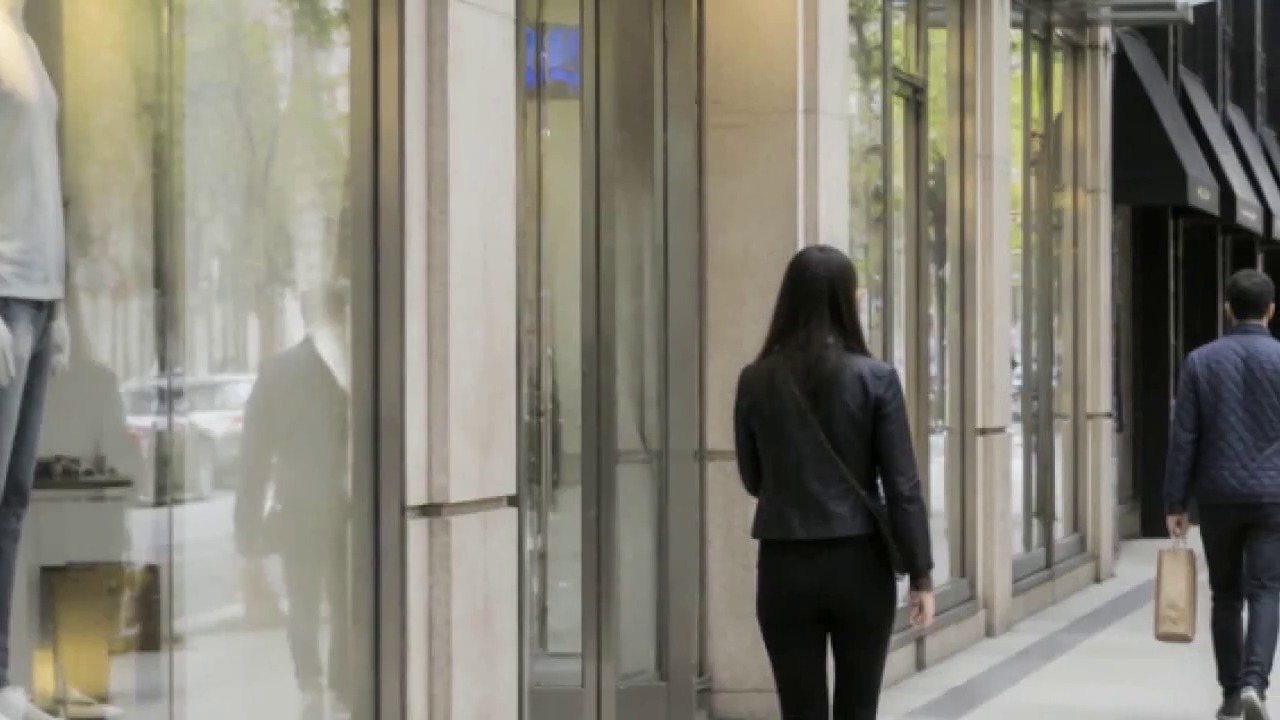
#> input picture frame 10 of 应用层项目/光流追踪/assets/flow.mp4, 1280 x 720 px
$ python demo.py
#> lines starting #> are read from the running program, lines starting #| are printed output that depends on the picture; after the words box and inside, x2 and y2 are one past the last pixel; in counts of white or black regions, pixels touching at a corner belong together
# -*- coding: utf-8 -*-
"""光流追踪：稀疏 Lucas-Kanade 追踪特征点，稠密 Farneback 显示整幅运动场。

思路：
    1. 首帧用 goodFeaturesToTrack 取角点；
    2. 相邻帧 LK 金字塔光流得到新位置，用前后向一致性剔除跟丢的点；
    3. 特征点留下彩色拖尾（越新越亮），并统计平均位移；
    4. 右手边同时给出 Farneback 稠密光流（HSV 编码方向与幅度）。

核心函数：cv2.goodFeaturesToTrack / cv2.calcOpticalFlowPyrLK / cv2.calcOpticalFlowFarneback
输出：output/flow_tracks.mp4、flow_frame.png、flow_dense.png
"""

import argparse
import os
import subprocess
import sys

try:
    import cv2
    import numpy as np
except ImportError:  # pragma: no cover
    sys.exit("缺少依赖：pip install opencv-contrib-python numpy")

HERE = os.path.dirname(os.path.abspath(__file__))
PROJ = os.path.dirname(HERE)
ASSETS = os.path.join(PROJ, "assets")
OUT = os.path.join(PROJ, "output")

LK_PARAMS = dict(winSize=(21, 21), maxLevel=3,
                 criteria=(cv2.TERM_CRITERIA_EPS | cv2.TERM_CRITERIA_MAX_ITER, 30, 1e-3))
TRAIL = 25


def out_path(name):
    os.makedirs(OUT, exist_ok=True)
    return os.path.join(OUT, name)


# [13 lines left out: function write_video, not called in this run]


def dense_flow_vis(prev_gray, gray):
    """Farneback 稠密光流：色相表示方向、明度表示速度。"""
    flow = cv2.calcOpticalFlowFarneback(prev_gray, gray, None, 0.5, 3, 21, 3, 5, 1.2, 0)
    mag, ang = cv2.cartToPolar(flow[..., 0], flow[..., 1])
    hsv = np.zeros((gray.shape[0], gray.shape[1], 3), np.uint8)
    hsv[..., 0] = ang * 180 / np.pi / 2
    hsv[..., 1] = 255
    hsv[..., 2] = np.clip(mag * 5, 0, 255).astype(np.uint8)
    return cv2.cvtColor(hsv, cv2.COLOR_HSV2BGR), float(np.mean(mag))


def track(video, display=False):
#> called with video = '应用层项目/光流追踪/assets/flow.mp4', display = False
    cap = cv2.VideoCapture(video)
    if not cap.isOpened():
        sys.exit("读不到视频：%s" % video)
    fps = cap.get(cv2.CAP_PROP_FPS) or 25.0
    ok, first = cap.read()
#> first is the input picture: shape (720, 1280, 3); mean B, G, R 116.3, 127.1, 130.3
    if not ok:
        sys.exit("视频是空的")

    gray = cv2.cvtColor(first, cv2.COLOR_BGR2GRAY)
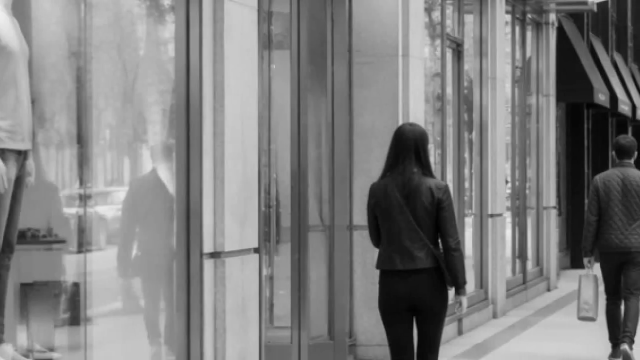
#> gray: shape (720, 1280) (shown at 1/2 size); min 0, max 240, mean 126.8
    pts = cv2.goodFeaturesToTrack(gray, 200, 0.01, 12)
#> pts = 200 rows, first 8: [906, 575], [879, 479], [1191, 22], [1273, 304], [1060, 34], [1246, 600], [1019, 366], [1198, 526]
    trails = [[tuple(np.ravel(p))] for p in pts]
#> trails = 200 items
    frames, speeds = [], []
    frame, prev_gray = first, gray
    while True:
        if frames:
            ok, frame = cap.read()
            if not ok:
                break
        gray = cv2.cvtColor(frame, cv2.COLOR_BGR2GRAY)
        if len(pts):
            nxt, status, _ = cv2.calcOpticalFlowPyrLK(prev_gray, gray, pts, None, **LK_PARAMS)
#> nxt has the same summary as pts; status = 200 values from 1 to 1
            back, status_b, _ = cv2.calcOpticalFlowPyrLK(gray, prev_gray, nxt, None, **LK_PARAMS)
#> back has the same summary as pts; status_b = 200 values from 1 to 1
            keep = []
            old_pts = pts.reshape(-1, 2)
#> old_pts = 200 pairs, first value 5 to 1278, second value 1 to 718
            new_pts = nxt.reshape(-1, 2)
#> new_pts has the same summary as old_pts
            for i in range(len(old_pts)):
                fb_err = np.linalg.norm(old_pts[i] - back.reshape(-1, 2)[i])
                if status[i] == 1 and status_b[i] == 1 and fb_err < 1.0:
                    keep.append(i)
#> after the loop, keep = 200 values from 0 to 199
            if keep:
                speeds.append(float(np.mean(np.linalg.norm(new_pts[keep] - old_pts[keep], axis=1))))
            trails = [trails[i] for i in keep]
            pts = new_pts[keep].reshape(-1, 1, 2)
            for tr, p in zip(trails, pts.reshape(-1, 2)):
                tr.append(tuple(p))
#> this loop made 200 passes

        for tr in trails:
            tail = tr[-TRAIL:]
            for k, (a, b) in enumerate(zip(tail[:-1], tail[1:])):
                alpha = (k + 1) / max(len(tail), 1)
                color = (int(60 + 195 * alpha), int(255 - 120 * alpha), 40)
                cv2.line(frame, tuple(np.int32(a)), tuple(np.int32(b)), color, 2)
            cv2.circle(frame, tuple(np.int32(tail[-1])), 2, (0, 255, 255), -1)
#> this loop made 200 passes
#> tail on passes 1 to 3: [(906, 575), (906, 575)], [(879, 479), (879, 479)], [(1191, 22), (1191, 22)]
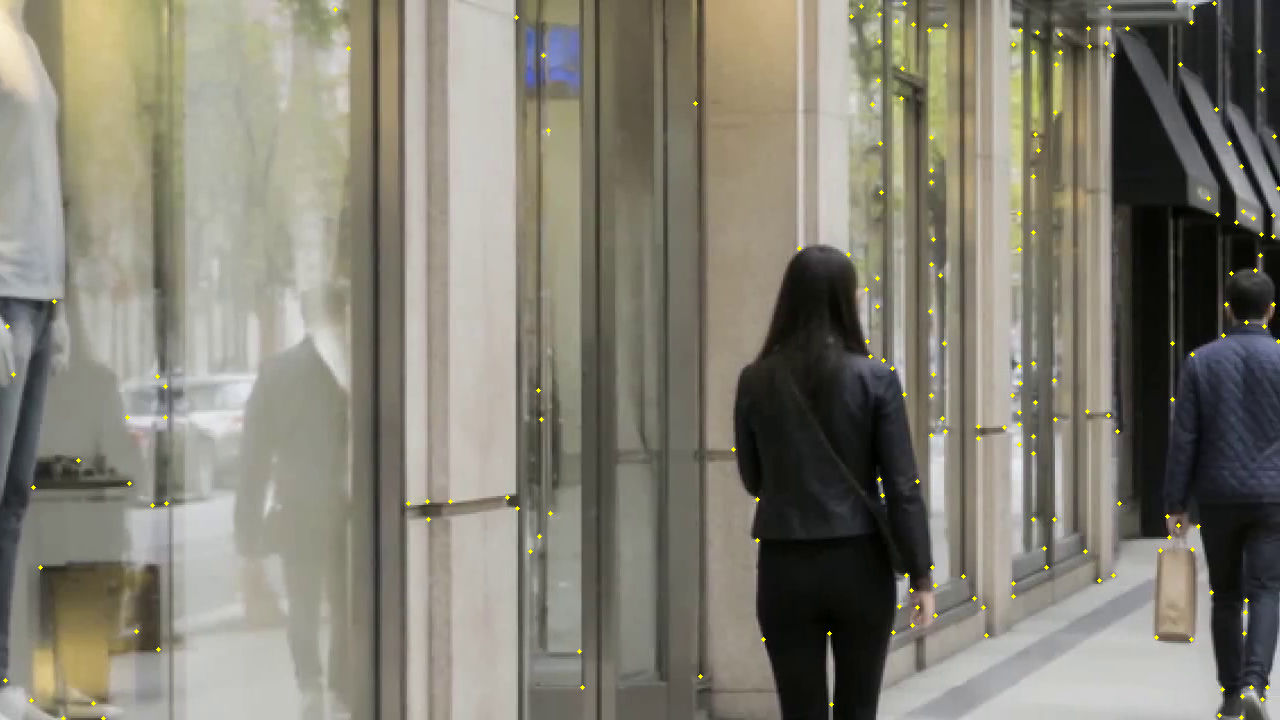
#> frame: shape (720, 1280, 3); 0.28% of pixels changed, all inside (x1, y1, x2, y2) = (3, 0, 1280, 720)

        dense, mean_mag = dense_flow_vis(prev_gray, gray)
#> in dense_flow_vis, `hsv[..., 1] = 255`:
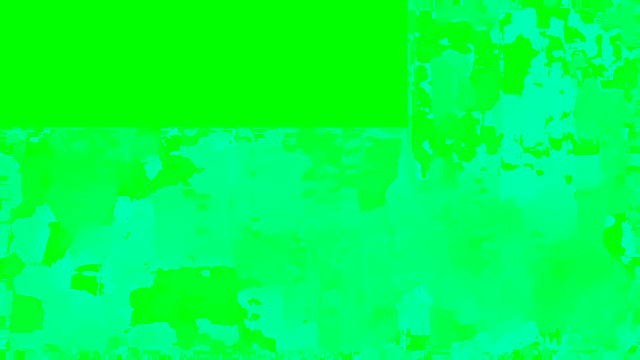
#> hsv: shape (720, 1280, 3) (shown at 1/2 size); mean of channels 0, 1, 2 76.8, 255, 0; drawn as B, G, R
#> mean_mag = 0.000111
        # 稠密光流放在右上角小窗里，与画面 50/50 混合，避免整块高饱和色盖住内容
        dense = cv2.resize(dense, (frame.shape[1] // 4, frame.shape[0] // 4))
#> dense: shape (180, 320, 3); every value is 0
        x0, y0 = frame.shape[1] - dense.shape[1] - 8, 8
        roi = frame[y0 : y0 + dense.shape[0], x0 : x0 + dense.shape[1]]
        frame[y0 : y0 + dense.shape[0], x0 : x0 + dense.shape[1]] = cv2.addWeighted(roi, 0.45, dense, 0.55, 0)
#> frame: shape (720, 1280, 3); 6.25% of pixels changed, all inside (x1, y1, x2, y2) = (952, 8, 1272, 188)
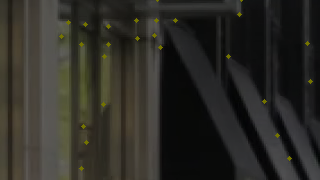
#> roi: shape (180, 320, 3); mean B, G, R 38.4, 44, 45.2
        cv2.rectangle(frame, (x0, y0), (x0 + dense.shape[1], y0 + dense.shape[0]), (255, 255, 255), 1)
        cv2.putText(frame, "dense flow", (x0 + 4, y0 + 18), cv2.FONT_HERSHEY_SIMPLEX, 0.5, (255, 255, 255), 1)
#> frame: shape (720, 1280, 3); mean B, G, R 113.3, 124.4, 127.5
        cv2.putText(frame, "tracked %d  mean |d|=%.2fpx" % (len(pts), speeds[-1] if speeds else 0.0),
                    (16, 34), cv2.FONT_HERSHEY_SIMPLEX, 0.75, (0, 255, 0), 2)
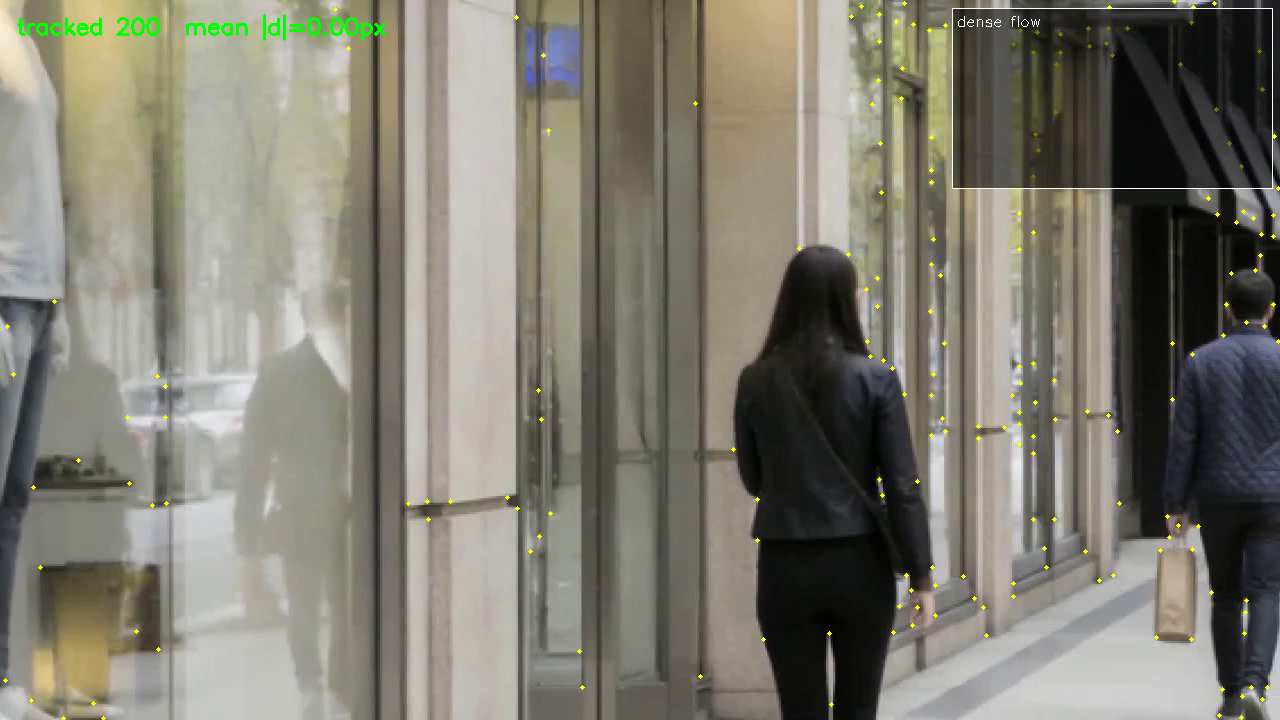
#> frame: shape (720, 1280, 3); mean B, G, R 113, 124.6, 127
        frames.append(frame)
        prev_gray = gray
    cap.release()
    return frames, speeds, int(len(pts)), fps


def main():
    ap = argparse.ArgumentParser(description="稀疏+稠密光流追踪")
    ap.add_argument("--video", default=os.path.join(ASSETS, "flow.mp4"))
    ap.add_argument("--display", action="store_true")
    args = ap.parse_args()

    frames, speeds, kept, fps = track(args.video, args.display)
    if not frames:
        sys.exit("没有处理到任何帧")
    print("处理 %d 帧，末帧仍被稳定跟住的特征点 %d 个，平均位移 %.2f px/帧"
          % (len(frames), kept, float(np.mean(speeds)) if speeds else 0.0))
    write_video(out_path("flow_tracks.mp4"), frames, fps)
    cv2.imwrite(out_path("flow_frame.png"), frames[len(frames) // 2])
    cv2.imwrite(out_path("flow_last_frame.png"), frames[-1])
    print("已保存 output/flow_tracks.mp4、flow_frame.png、flow_last_frame.png")

    if args.display:
        for f in frames:
            cv2.imshow("flow", f)
            if cv2.waitKey(30) == 27:
                break
        cv2.destroyAllWindows()


if __name__ == "__main__":
    main()

$ run again, starting later in the video
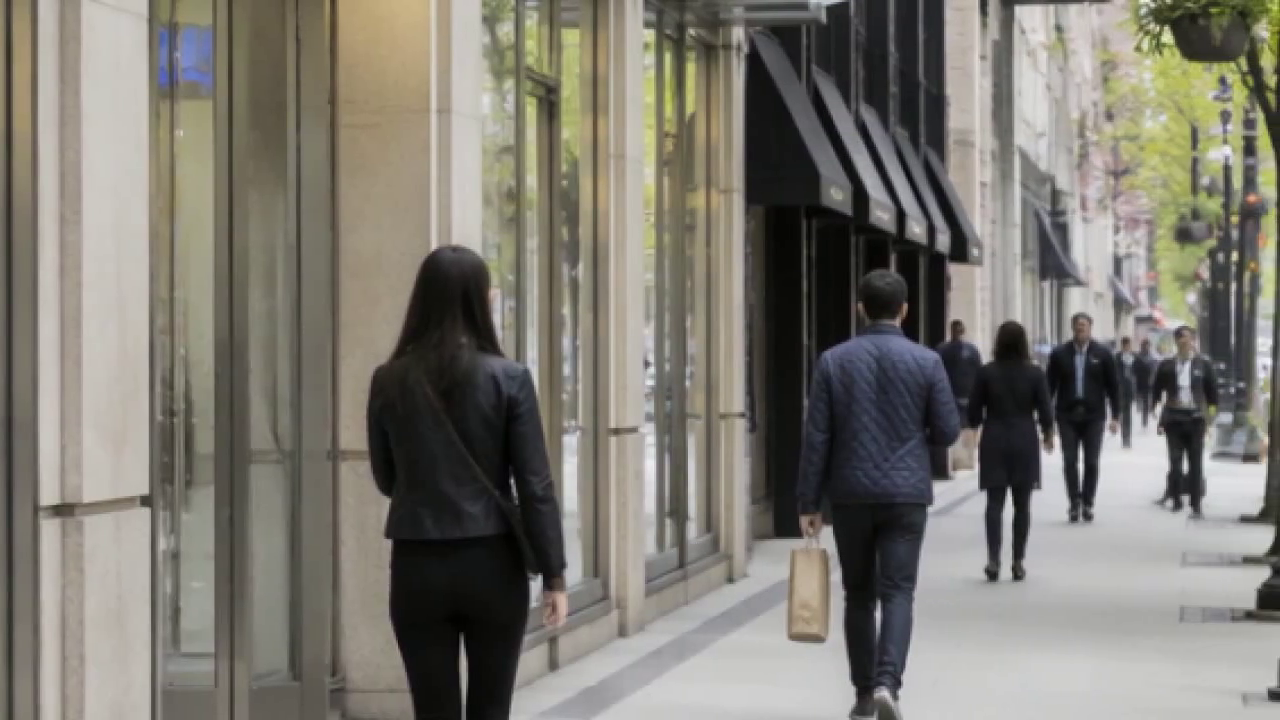
#> input picture frame 45 of 应用层项目/光流追踪/assets/flow.mp4, 1280 x 720 px
#> in track, first is the input picture: shape (720, 1280, 3); mean B, G, R 114.1, 122.4, 125.6
#> pts = 200 rows, first 8: [539, 575], [1157, 26], [1008, 488], [1164, 392], [1154, 5], [1185, 472], [512, 479], [1035, 411]
#> trails = 200 items
#> nxt has the same summary as pts; status = 200 values from 1 to 1
#> back has the same summary as pts
#> old_pts = 200 pairs, first value 41 to 1276, second value 1 to 717
#> new_pts has the same summary as old_pts
#> after the loop in track, `for i in range(len(old_pts)):`: keep = 200 values from 0 to 199
#> the loop in track, `for tr, p in zip(trails, pts.reshape(-1, 2)):` made 200 passes
#> the loop in track, `for tr in trails:` made 200 passes
#> tail on passes 1 to 3: [(539, 575), (539, 575)], [(1157, 26), (1157, 26)], [(1008, 488), (1008, 488)]
#> in dense_flow_vis, `hsv[..., 1] = 255`:
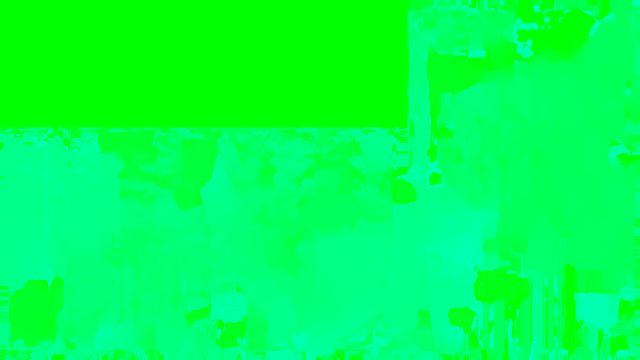
#> hsv: shape (720, 1280, 3) (shown at 1/2 size); mean of channels 0, 1, 2 80.7, 255, 0; drawn as B, G, R
#> mean_mag = 0.000117
#> in track, `cv2.putText(frame, "tracked %d  mean |d|=%.2fpx" % (len(pts), speeds[-..`:
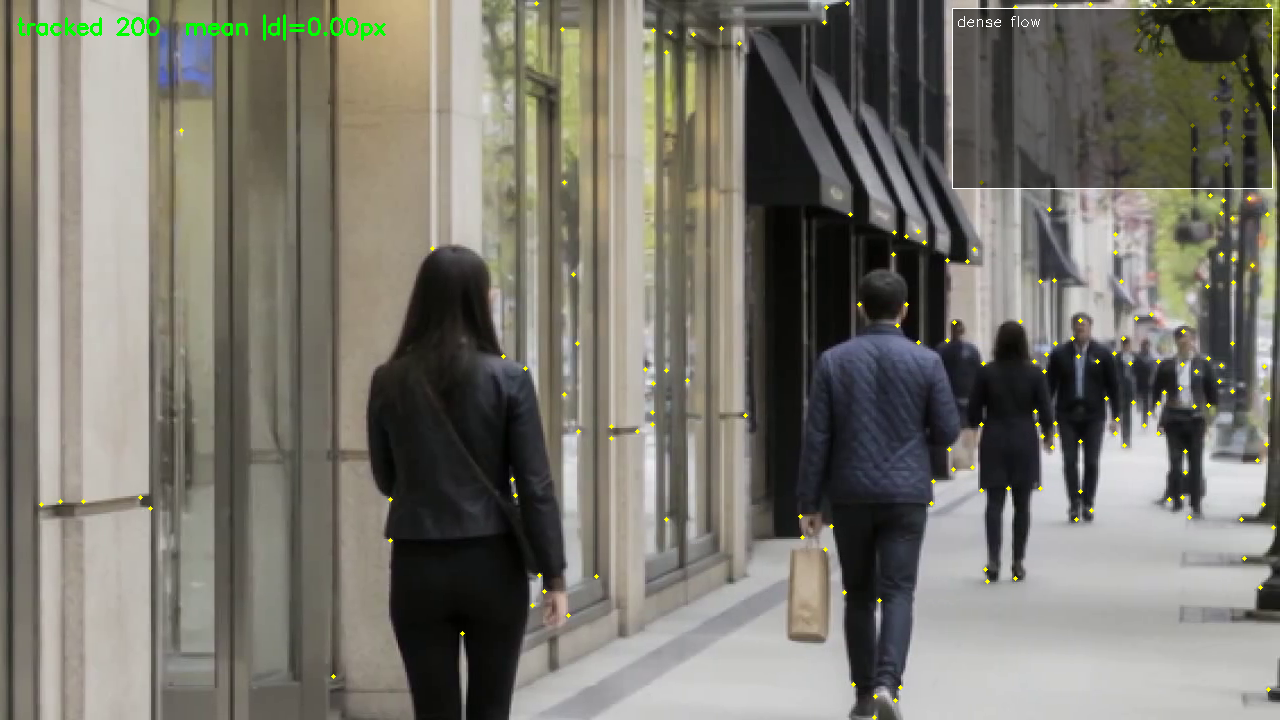
#> frame: shape (720, 1280, 3); mean B, G, R 109, 117.8, 120.2

$ run again, starting later in the video
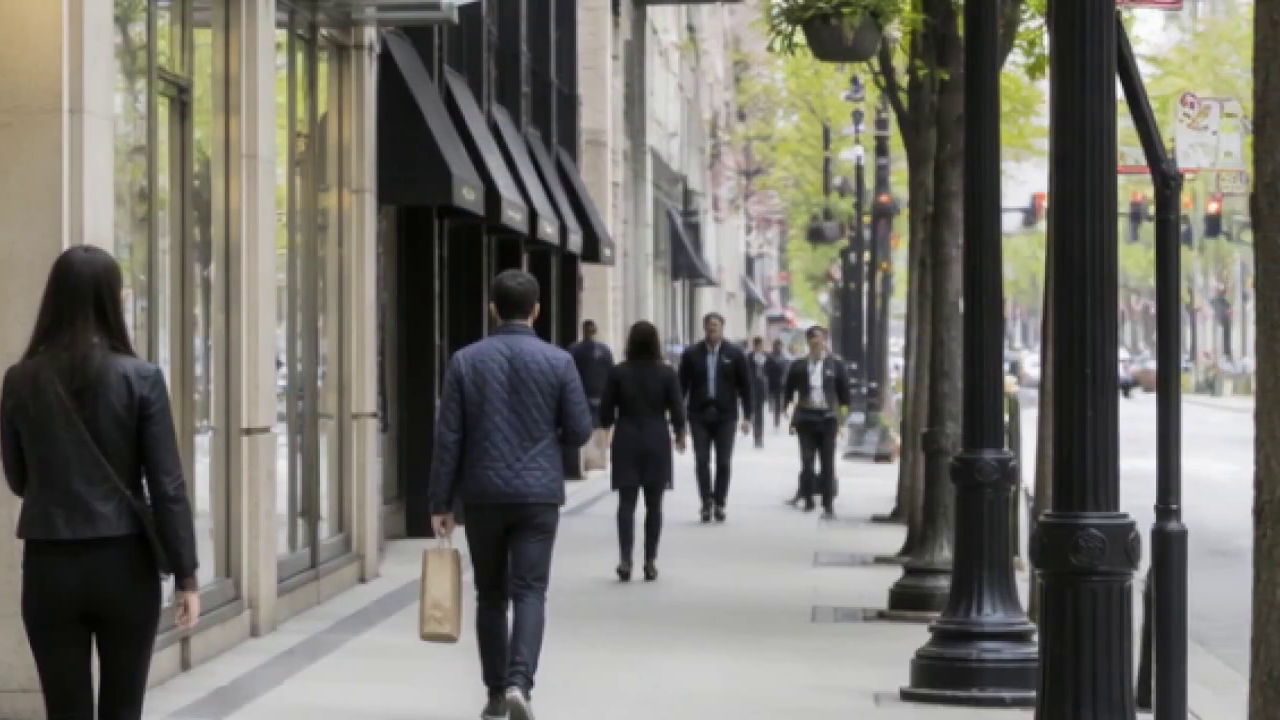
#> input picture frame 80 of 应用层项目/光流追踪/assets/flow.mp4, 1280 x 720 px
#> in track, first is the input picture: shape (720, 1280, 3); mean B, G, R 105.9, 112.4, 114.5
#> pts = 200 rows, first 8: [171, 575], [796, 392], [789, 26], [640, 488], [817, 472], [1154, 392], [786, 5], [144, 479]
#> trails = 200 items
#> nxt has the same summary as pts; status = 200 values from 1 to 1
#> back has the same summary as pts
#> old_pts = 200 pairs, first value 22 to 1207, second value 2 to 717
#> new_pts has the same summary as old_pts
#> after the loop in track, `for i in range(len(old_pts)):`: keep = 200 values from 0 to 199
#> the loop in track, `for tr, p in zip(trails, pts.reshape(-1, 2)):` made 200 passes
#> the loop in track, `for tr in trails:` made 200 passes
#> tail on passes 1 to 3: [(171, 575), (171, 575)], [(796, 392), (796, 392)], [(789, 26), (789, 26)]
#> in dense_flow_vis, `hsv[..., 1] = 255`:
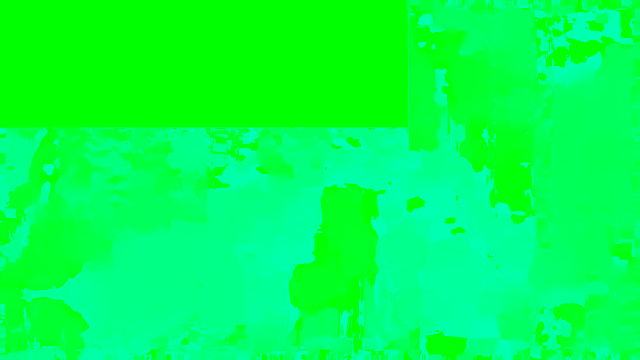
#> hsv: shape (720, 1280, 3) (shown at 1/2 size); mean of channels 0, 1, 2 78.5, 255, 0; drawn as B, G, R
#> mean_mag = 0.000132
#> in track, `cv2.putText(frame, "tracked %d  mean |d|=%.2fpx" % (len(pts), speeds[-..`:
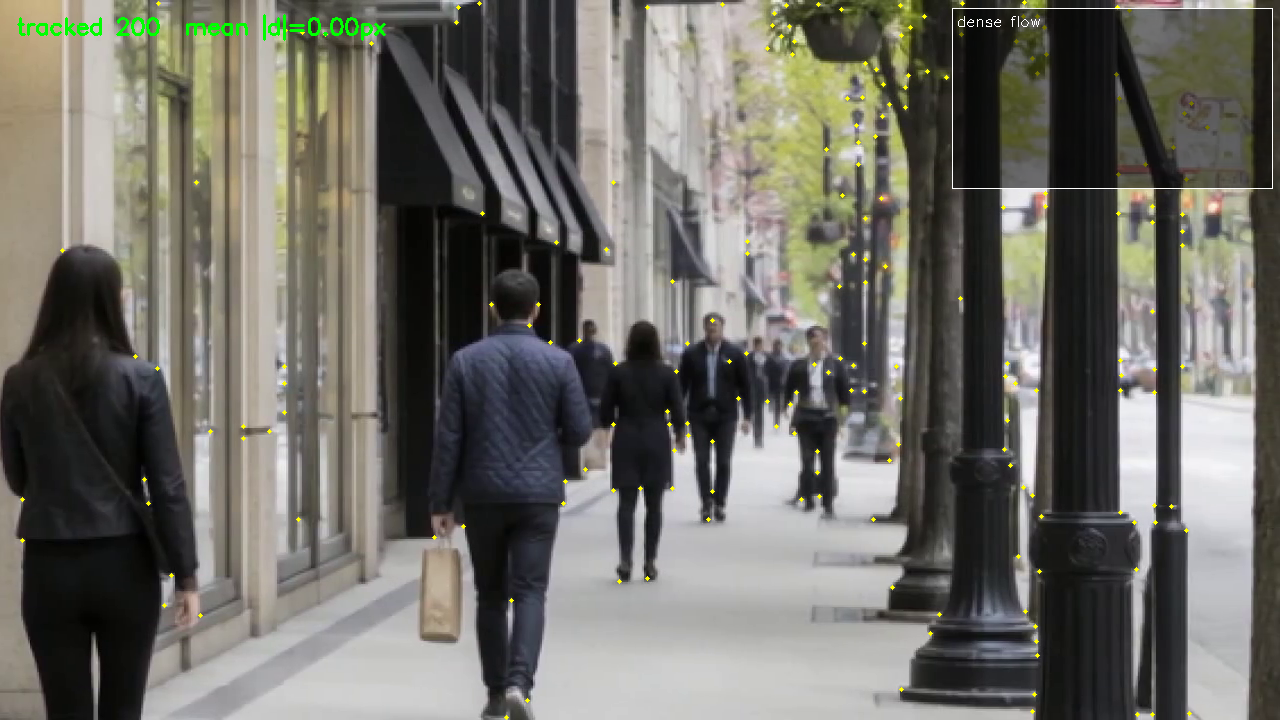
#> frame: shape (720, 1280, 3); mean B, G, R 102.1, 109.2, 110.6
